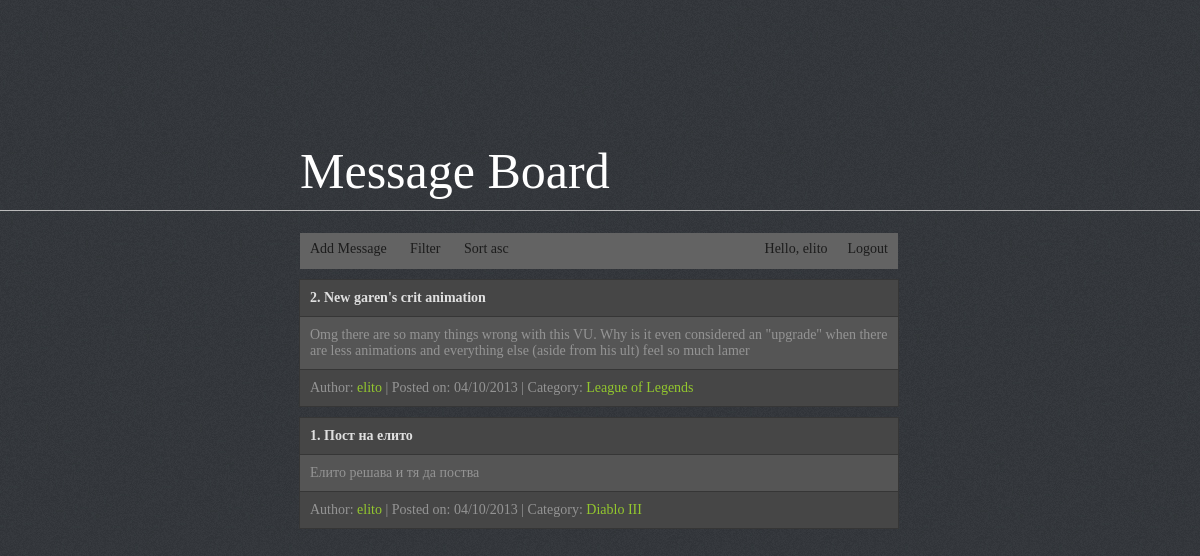
Page /index.php?u=4 (signed in) on the committed database.
### tables this page shows
CREATE TABLE IF NOT EXISTS `msg` (
  `msg_id` int(11) NOT NULL AUTO_INCREMENT,
  `author_id` int(11) NOT NULL,
  `cat_id` int(11) NOT NULL,
  `date_added` int(11) NOT NULL,
  `title` varchar(50) NOT NULL,
  `content` varchar(250) NOT NULL,
  PRIMARY KEY (`msg_id`),
  KEY `author` (`author_id`),
  KEY `cat_id` (`cat_id`)
);

CREATE TABLE IF NOT EXISTS `users` (
  `user_id` int(11) NOT NULL AUTO_INCREMENT,
  `username` varchar(50) NOT NULL,
  `password` varchar(50) NOT NULL,
  `email` varchar(30) NOT NULL,
  `power` tinyint(4) NOT NULL DEFAULT '1',
  PRIMARY KEY (`user_id`)
);

CREATE TABLE IF NOT EXISTS `cat` (
  `cat_id` int(11) NOT NULL AUTO_INCREMENT,
  `cname` varchar(50) NOT NULL,
  PRIMARY KEY (`cat_id`)
);

### index.php (the view, shortened to what this page needs)
<?php
require 'inc/config.php';
require 'inc/header.php';
$linkFix = 'asc';
$sqlFilter = '';
$sqlDateFilter = 'desc';
if (isset($_GET['c'])) {
    $cat = (int) $_GET['c'];
    $sqlFilter = ' AND c.cat_id=' . $cat . ' ';
} else if (isset($_GET['u'])) {
    $user = (int) $_GET['u'];
    $sqlFilter = ' AND u.user_id=' . $user . ' ';
} else if (isset($_GET['sort'])) {
    if ($_GET['sort'] == 'desc') {
        $linkFix = 'asc';
        $sqlDateFilter = 'desc';
        $sqlFilter = '';
    } else {
        $linkFix = 'desc';
        $sqlDateFilter = 'asc';
        $sqlFilter = '';
    }
}
?>
<div id="navigation">
    <ul id="menu">
        <li><a href="#" id="addMSG">Add Message</a></li>
        <li><a href="index.php">Filter</a>
        </li>
        <li><a href="?sort=<?= $linkFix; ?>">Sort <?= $linkFix; ?></a></li>
        <li style="float: right;"><a href="logout.php">Logout</a></li>
        <li style="float: right;"><a href="#">Hello, <?= $_SESSION['username'] ?></a></li>
    </ul>
</div>
<?php
$sql = 'SELECT u.username,u.user_id,m.msg_id,m.title,m.content,m.date_added, c.cname, c.cat_id
        FROM msg as m, users as u, cat as c
        WHERE m.author_id = u.user_id AND c.cat_id = m.cat_id' .
        $sqlFilter
        . ' ORDER BY m.date_added ' . $sqlDateFilter;
$result = mysqli_query($link, $sql);
if ($result->num_rows > 0) {
    if ($linkFix == 'asc') {
        $counter = $result->num_rows;
    } else {
        $counter = 1;
    }
    while ($row = $result->fetch_assoc()) {
        $real_date = date('d/m/Y', $row['date_added']);
        echo '<table>
    <tr>
        <td class="sum">' . $counter . '. ' . $row['title'] . '</td>
    </tr>
    <tr>
        <td>' . $row['content'] . '</td>
    </tr>
    <tr>
        <td>Author: <a href="?u=' . $row['user_id'] . '">' . $row['username'] . '</a> | Posted on: ' . $real_date . ' | Category: <a href="?c=' . $row['cat_id'] . '">' . $row['cname'] . '</a>';
        echo '</td>
    </tr>
</table>';
        if ($linkFix == 'desc') {
            $counter++;
        } else {
            $counter--;
        }
    }
} else {
    echo '<table><tr><td style="color: #ffc000;">';
    echo 'There are no messages at the moment.';
    echo '</td></tr></table>';
}
?>
<?php
include 'inc/footer.php';
?>

### css/style.css (style rules this page uses)
body { background: #33363b url(../img/bg.jpg)repeat-x;font-family: Tahoma;font-size: 14px; }
#navigation { float: left;width: 598px;height: 36px; background: #636363; }
table { color: #949494; border-collapse: collapse;width: 600px;margin-left: -1px;position: relative;top:10px;float: left;z-index: 2; margin-bottom: 10px; }
td { background: #555555; border: 1px solid #363636; padding: 10px; text-align: left; }
tr:first-child td, tr:last-child td { background: #464646; }
.sum { font-weight: bold;color: #e0e0e0; }
td a { color: #93c72e; text-decoration: none; }
ul#menu, ul#menu ul.sub-menu { padding:0; margin: 0; margin-top: 3px; }
ul#menu li, ul#menu ul.sub-menu li { list-style-type: none; display: inline-block; }
ul#menu li a, ul#menu li ul.sub-menu li a { text-decoration: none; color: #1c1c1c; background: #636363; padding: 8px 10px 0 10px; display:inline-block; height: 28px; margin-top: -3px; }
ul#menu li { position: relative; }

### rows in the picture
msg: counter "2", title "New garen's crit animation", content "Omg there are so many things wrong with this VU. Why is it even considered an \"upgrade\" when there are less animations and everything else (aside from his ult) feel so much lamer", author.username "elito", date_added "04/10/2013", cat.cname "League of Legends"
msg: counter "1", title "Пост на елито", content "Елито решава и тя да поства", author.username "elito", date_added "04/10/2013", cat.cname "Diablo III"

### other values in the picture
$linkFix "asc"
$_SESSION['username'] "elito"
